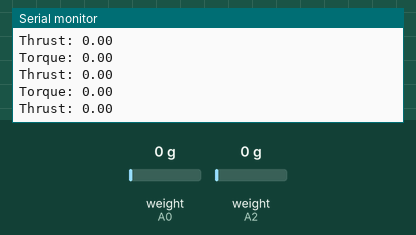
Recording of a sketch running on a simulated Arduino Uno, built with avr-gcc and run on an emulated ATmega328P. Shown: the last lines printed to the serial monitor. Inputs (shaded band) come from the test bench; at power-on: weight on the scale (sensors on A0, A2) 0 g.

Above: at 3.2 s.
3.3 s: weight on the scale (sensor on A0) set to 100 g
At 3.63 s:
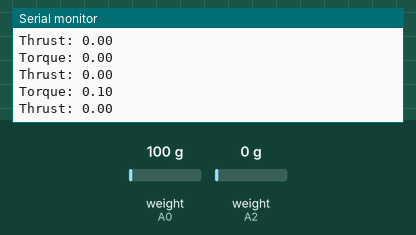
4.8 s: weight on the scale (sensor on A2) set to 100 g
At 5.11 s:
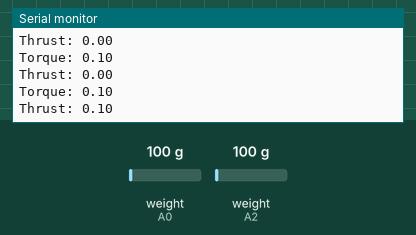
6.3 s: weight on the scale (sensor on A0) set to 1250 g
At 6.38 s:
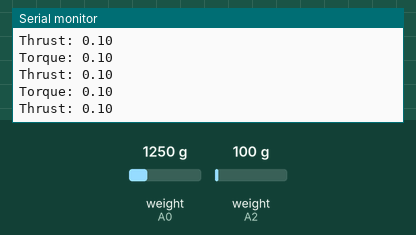
7.8 s: weight on the scale (sensor on A2) set to 1250 g
At 7.86 s:
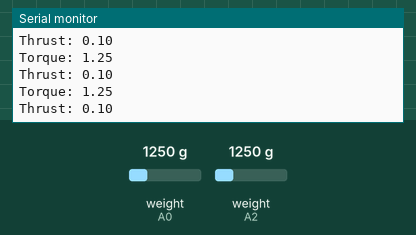
Timing chart, 0 to 10.3 s (numbered marks = the images above; inputs shaded):
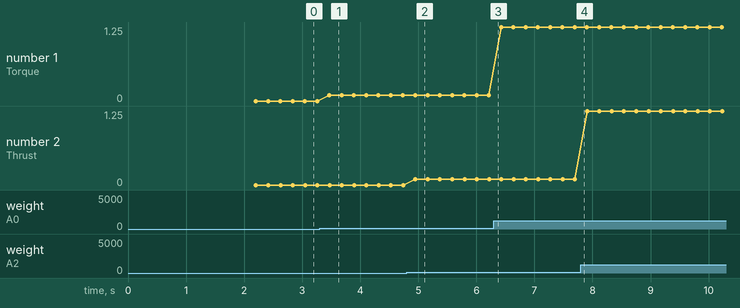

The sketch:

reduced_load.ino
```cpp
#include "HX711.h"

// HX711.DOUT	- pin A0-torque, A2-thrust
// HX711.PD_SCK	- pin A1-torque, A3-thrust
// torque factor: 29480
// thrust factor: 45480

#define torque_dout A0
#define torque_clk A1
#define torque_factor 29480

#define thrust_dout A2
#define thrust_clk A3
#define thrust_factor 45480

HX711 torque(torque_dout, torque_clk);
HX711 thrust(thrust_dout, thrust_clk);

float torqueVal, thrustVal;

void setup() {
  Serial.begin(38400);

  torque.set_scale(torque_factor);
  torque.tare();
  thrust.set_scale(thrust_factor);
  thrust.tare();
}

void loop() {
  torqueVal = torque.get_units();
  thrustVal = thrust.get_units();
  Serial.print("Torque: ");
  Serial.println(torqueVal);
  Serial.print("Thrust: ");
  Serial.println(thrustVal);

  delay(10);
}
```

Measured:
- after the input at 3.3 s, the serial monitor: prints a new line after 0.17 s (image 1)
- after the input at 4.8 s, the serial monitor: prints a new line after 0.15 s (image 2)
- plotted number 1: 0 → 0.1 after the input at 3.3 s, 0.1 → 1.25 after the input at 6.3 s
